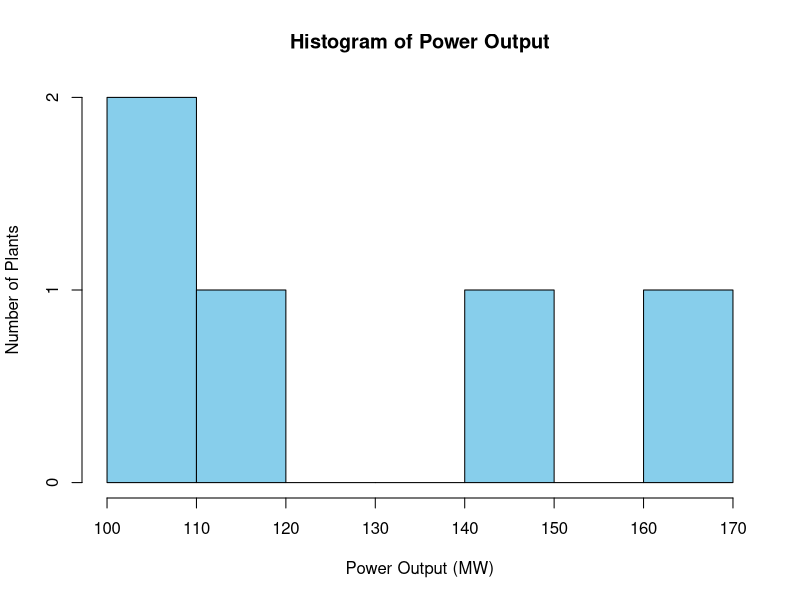

This figure's R source:
# Power Plant Operations Dataset
plant_data <- data.frame(
  Plant_ID = c(1, 2, 3, 4, 5),
  Output_MW = c(120, 150, 100, 170, 110),
  Temperature = c(65, 70, 60, 75, 62),
  Status = c("Active", "Active", "Maintenance", "Active", "Maintenance")
)

# Histogram of Power Output
hist(plant_data$Output_MW,
     main = "Histogram of Power Output",
     xlab = "Power Output (MW)",
     ylab = "Number of Plants",
     col = "skyblue",
     border = "black",
     breaks = 5)
